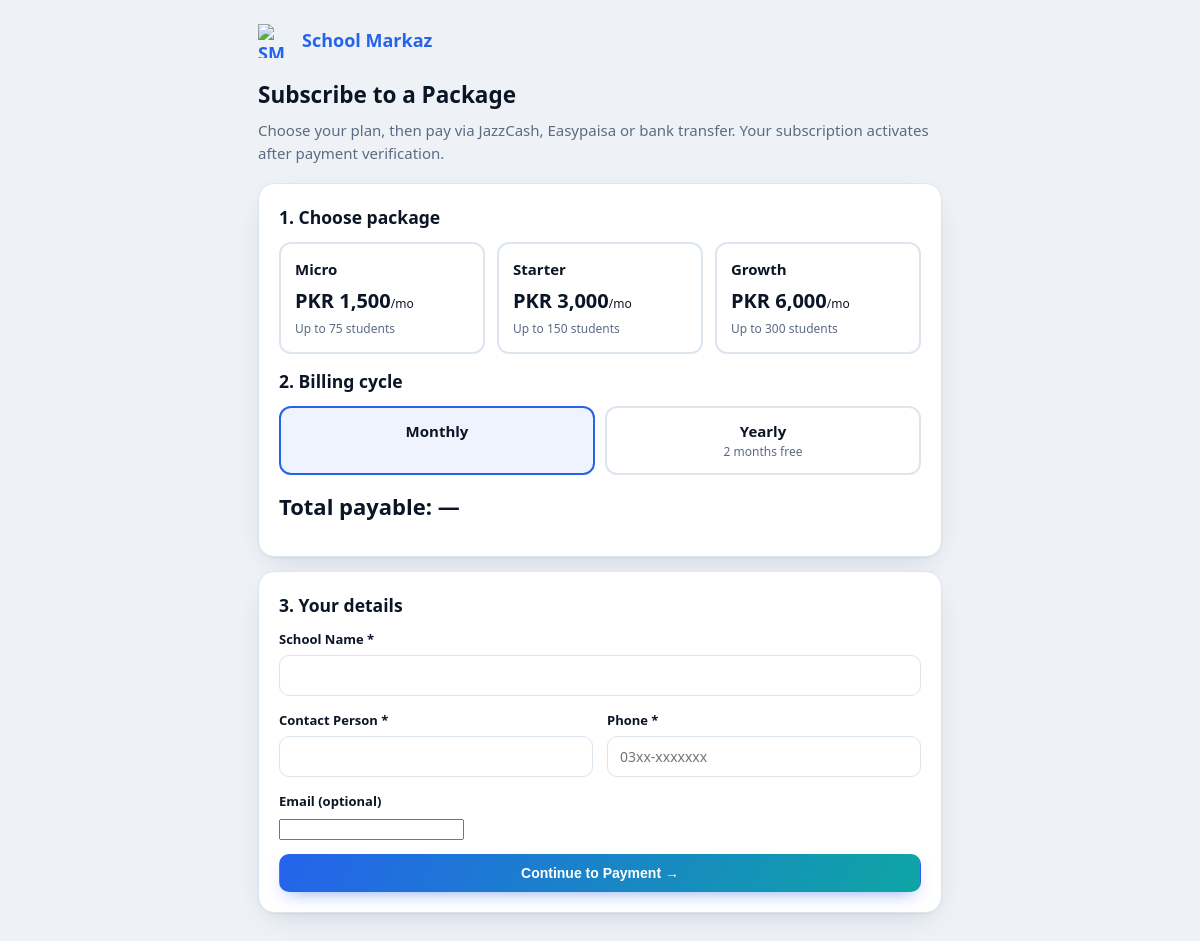
The page /subscribe.php on the database as committed earlier.
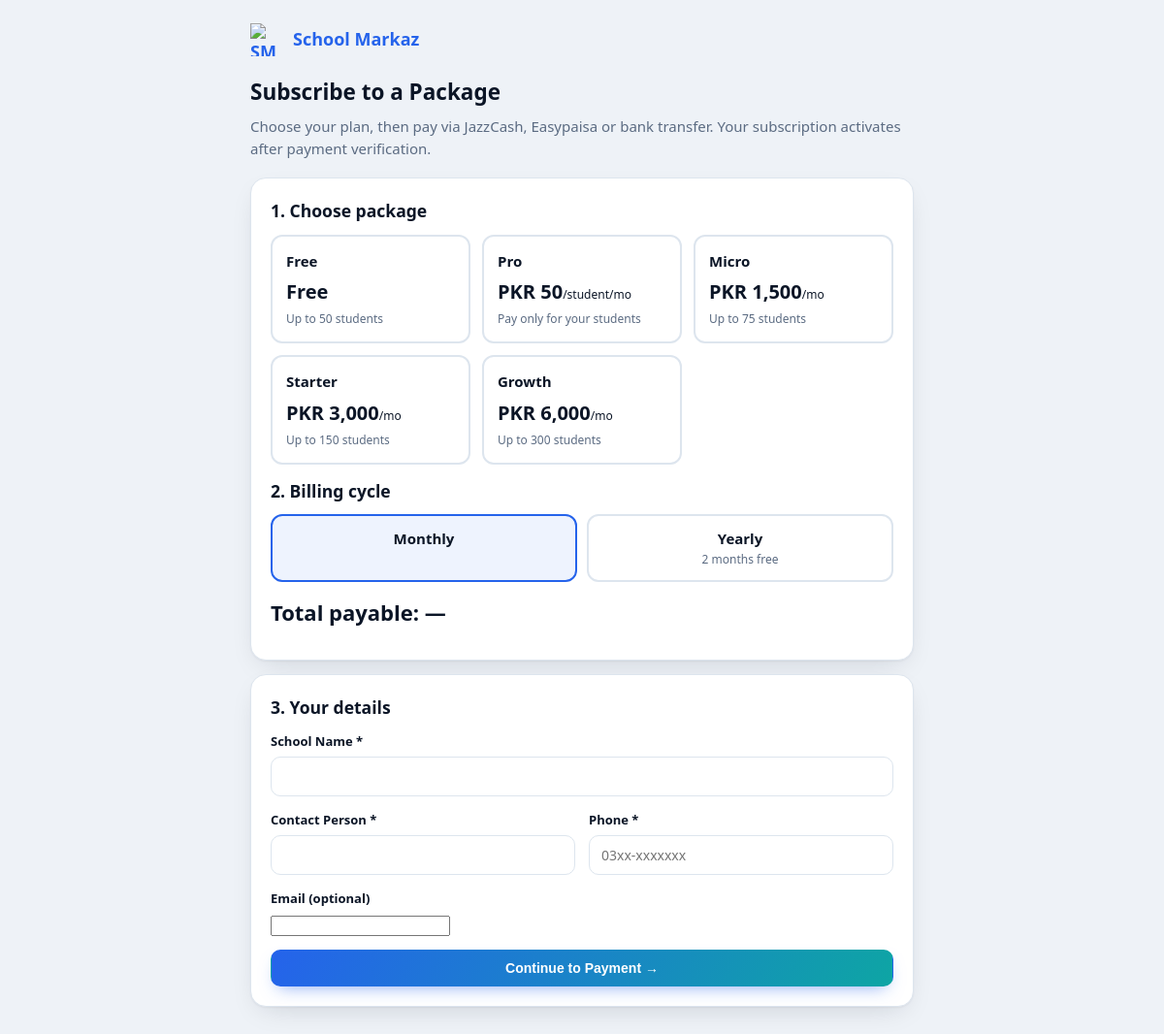
The same page on the database as committed later.
### tables this page shows
CREATE TABLE IF NOT EXISTS packages (
    id INT UNSIGNED AUTO_INCREMENT PRIMARY KEY,
    name VARCHAR(60) NOT NULL,
    max_students INT UNSIGNED NOT NULL,
    price_monthly DECIMAL(12,2) NOT NULL,
    per_student TINYINT(1) NOT NULL DEFAULT 0,
    features TEXT
);

### config/app.php (called while the page is built, shortened)
<?php
function app_url(string $path = ''): string
{
    static $base = null;
    if ($base === null) {
        $env = getenv('APP_URL');
        if ($env) {
            $base = rtrim($env, '/');
        } else {
            $scheme = (!empty($_SERVER['HTTPS']) && $_SERVER['HTTPS'] !== 'off')
                || (($_SERVER['HTTP_X_FORWARDED_PROTO'] ?? '') === 'https') ? 'https' : 'http';
            $host = $_SERVER['HTTP_HOST'] ?? 'localhost';
            $dir = rtrim(str_replace('\\', '/', dirname($_SERVER['SCRIPT_NAME'] ?? '/')), '/');
            $parts = explode('/', trim($dir, '/'));
            if (in_array(end($parts), ['admin', 'teacher', 'student', 'parent', 'auth', 'api'], true)) {
                array_pop($parts);
            }
            $base = $scheme . '://' . $host . ($parts ? '/' . implode('/', $parts) : '');
        }
    }
    return $base . ($path ? '/' . ltrim($path, '/') : '');
}

### includes/helpers.php (called while the page is built, shortened)
<?php
function e(?string $value): string
{
    return htmlspecialchars((string) $value, ENT_QUOTES, 'UTF-8');
}
function fmt_money($amount): string
{
    return CURRENCY . ' ' . number_format((float) $amount, 0);
}

### config/database.php (called while the page is built, shortened)
<?php
function db(): PDO
{
    static $pdo = null;
    if ($pdo === null) {
        $dsn = 'mysql:host=' . DB_HOST . ';port=' . DB_PORT . ';dbname=' . DB_NAME . ';charset=' . DB_CHARSET;
        try {
            $pdo = new PDO($dsn, DB_USER, DB_PASS, [
                PDO::ATTR_ERRMODE => PDO::ERRMODE_EXCEPTION,
                PDO::ATTR_DEFAULT_FETCH_MODE => PDO::FETCH_ASSOC,
                PDO::ATTR_EMULATE_PREPARES => false,
            ]);
        } catch (PDOException $e) {
            http_response_code(500);
            echo '<!doctype html><html><head><meta charset="utf-8"><title>Database Error</title></head>'
                . '<body style="font-family:sans-serif;max-width:640px;margin:60px auto;padding:20px">'
                . '<h1>Database connection failed</h1>'
                . '<p>The application could not connect to MySQL. Create the database and user, import '
                . '<code>database/schema.sql</code>, and verify credentials in <code>config/database.php</code> '
                . '(or the DB_* environment variables).</p>'
                . '</body></html>';
            exit;
        }
    }
    return $pdo;
}

### subscribe.php (the view, shortened to what the changed rows need)
<?php
$packages = db()->query('SELECT * FROM packages ORDER BY price_monthly ASC')->fetchAll();
$sel_pkg = null;
?>
<!DOCTYPE html>
<html lang="en">
<head>
<link rel="stylesheet" href="<?= e(app_url('assets/css/style.css')) ?>?v=3">
</head>
<body>
<div class="wrap">
  <h2 style="margin:0 0 6px">Subscribe to a Package</h2>
  <form method="post" id="subform">
    <div class="card" style="margin-bottom:14px"><div class="card-body">
      <div class="pkgpick">
        <?php foreach ($packages as $p): ?>
        <div class="pkg<?= $sel_pkg && (int)$sel_pkg['id'] === (int)$p['id'] ? ' sel' : '' ?>" data-id="<?= (int)$p['id'] ?>">
          <div class="pname"><?= e($p['name']) ?></div>
          <?php if (!empty($p['per_student'])): ?>
            <div class="pamount"><?= e(fmt_money($p['price_monthly'])) ?><small style="font-size:12px;font-weight:400">/student/mo</small></div>
            <div style="font-size:12px;color:var(--muted)">Pay only for your students</div>
          <?php elseif ((float)$p['price_monthly'] <= 0): ?>
            <div class="pamount">Free</div>
            <div style="font-size:12px;color:var(--muted)">Up to <?= e(number_format((int)$p['max_students'])) ?> students</div>
          <?php else: ?>
            <div class="pamount"><?= e(fmt_money($p['price_monthly'])) ?><small style="font-size:12px;font-weight:400">/mo</small></div>
            <div style="font-size:12px;color:var(--muted)">Up to <?= e(number_format((int)$p['max_students'])) ?> students</div>
          <?php endif; ?>
        </div>
        <?php endforeach; ?>
      </div>
    </div></div>
  </form>
</div>
</body>
</html>

Rows that differ between the two databases and show on the page:
added packages: name "Free", max_students "50"
added packages: name "Pro", price_monthly "PKR 50"
